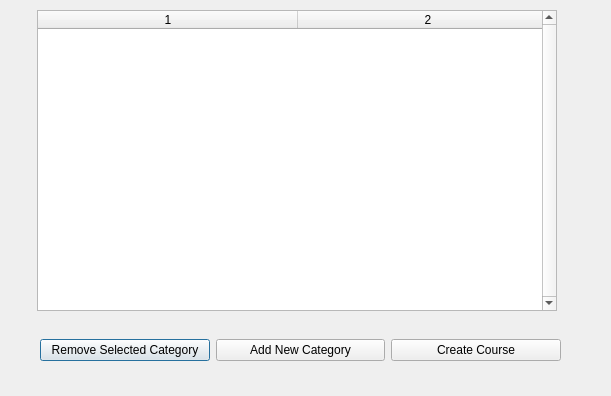
<?xml version="1.0" encoding="UTF-8"?>
<ui version="4.0">
 <class>Dialog</class>
 <widget class="QDialog" name="Dialog">
  <property name="geometry">
   <rect>
    <x>0</x>
    <y>0</y>
    <width>611</width>
    <height>396</height>
   </rect>
  </property>
  <property name="windowTitle">
   <string>Dialog</string>
  </property>
  <widget class="QTableWidget" name="categoryTable">
   <property name="geometry">
    <rect>
     <x>37</x>
     <y>10</y>
     <width>520</width>
     <height>301</height>
    </rect>
   </property>
   <property name="frameShape">
    <enum>QFrame::StyledPanel</enum>
   </property>
   <property name="verticalScrollBarPolicy">
    <enum>Qt::ScrollBarAlwaysOn</enum>
   </property>
   <property name="horizontalScrollBarPolicy">
    <enum>Qt::ScrollBarAlwaysOff</enum>
   </property>
   <property name="sizeAdjustPolicy">
    <enum>QAbstractScrollArea::AdjustToContents</enum>
   </property>
   <property name="sortingEnabled">
    <bool>false</bool>
   </property>
   <property name="rowCount">
    <number>0</number>
   </property>
   <property name="columnCount">
    <number>2</number>
   </property>
   <attribute name="horizontalHeaderCascadingSectionResizes">
    <bool>true</bool>
   </attribute>
   <attribute name="horizontalHeaderMinimumSectionSize">
    <number>260</number>
   </attribute>
   <attribute name="horizontalHeaderShowSortIndicator" stdset="0">
    <bool>true</bool>
   </attribute>
   <attribute name="horizontalHeaderStretchLastSection">
    <bool>false</bool>
   </attribute>
   <attribute name="verticalHeaderVisible">
    <bool>false</bool>
   </attribute>
   <attribute name="verticalHeaderCascadingSectionResizes">
    <bool>true</bool>
   </attribute>
   <attribute name="verticalHeaderHighlightSections">
    <bool>false</bool>
   </attribute>
   <attribute name="verticalHeaderShowSortIndicator" stdset="0">
    <bool>false</bool>
   </attribute>
   <column/>
   <column/>
  </widget>
  <widget class="QWidget" name="horizontalLayoutWidget">
   <property name="geometry">
    <rect>
     <x>40</x>
     <y>310</y>
     <width>521</width>
     <height>80</height>
    </rect>
   </property>
   <layout class="QHBoxLayout" name="horizontalLayout">
    <item>
     <widget class="QPushButton" name="removeSelectedCategory">
      <property name="text">
       <string>Remove Selected Category</string>
      </property>
     </widget>
    </item>
    <item>
     <widget class="QPushButton" name="addCategoryButton">
      <property name="text">
       <string>Add New Category</string>
      </property>
     </widget>
    </item>
    <item>
     <widget class="QPushButton" name="createCourseButton">
      <property name="text">
       <string>Create Course</string>
      </property>
     </widget>
    </item>
   </layout>
  </widget>
 </widget>
 <resources/>
 <connections/>
</ui>
